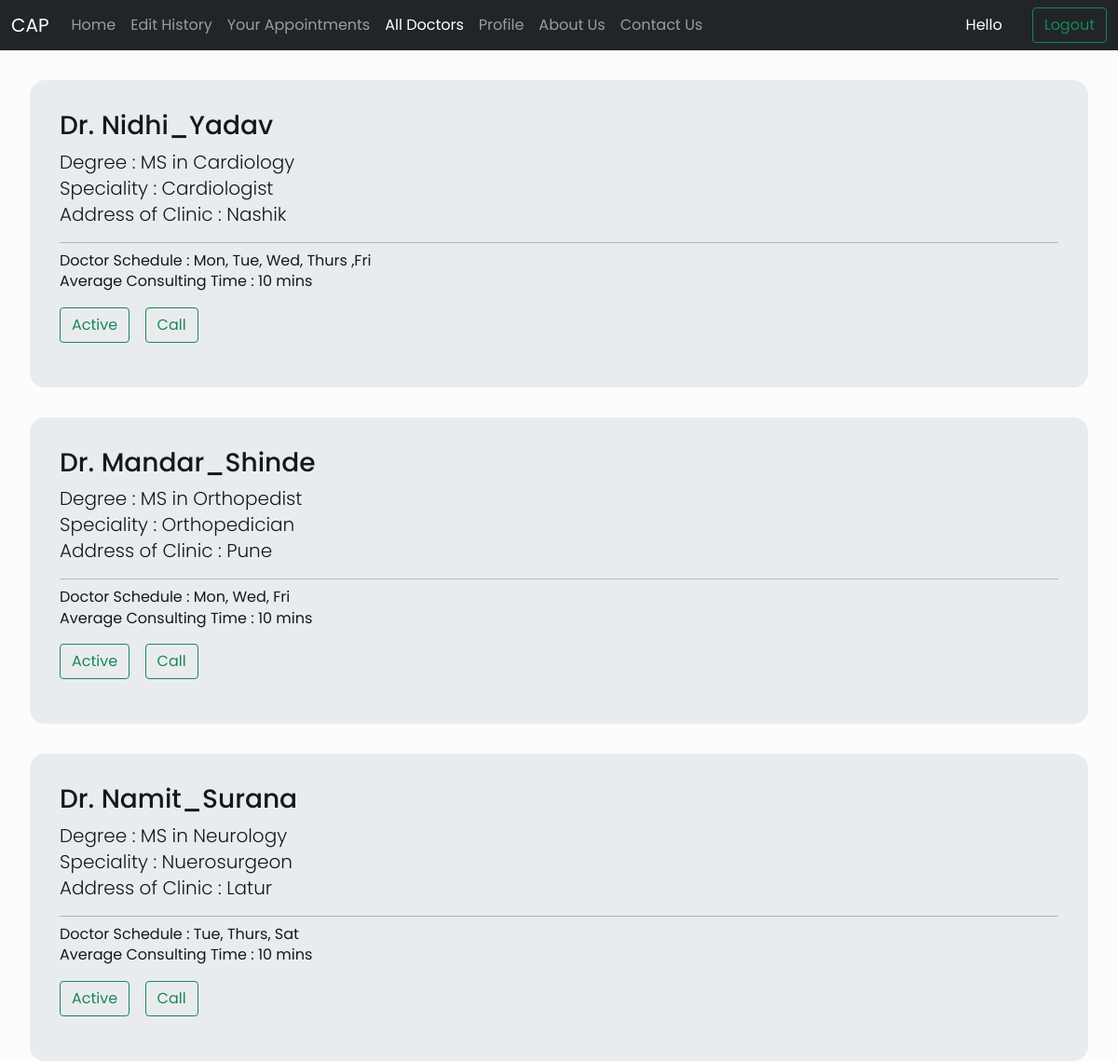
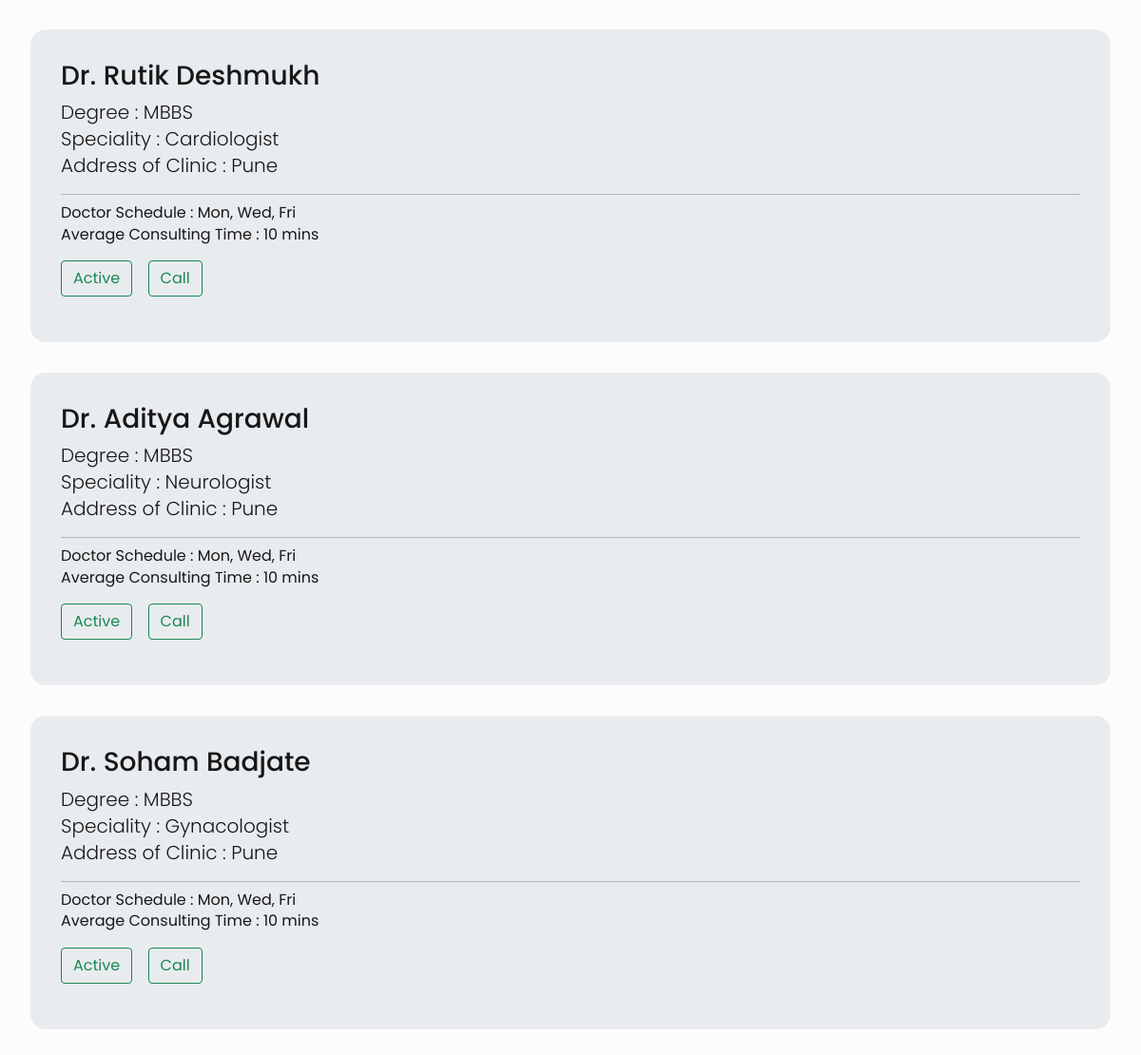
Screenshot of /alldoctors/ with the database file from the repository (2 pictures, top to bottom).
### doctorpanel/models.py (models this page shows, shortened)
class Doctor(models.Model):
    name = models.OneToOneField(User,on_delete=models.CASCADE)
    gender = models.CharField(max_length=10)
    address = models.TextField(null=True,blank=True)
    date_of_Birth = models.DateField(null=True,blank=True)
    phoneno = models.CharField(max_length=15)
    degree = models.CharField(max_length=200)
    speciality = models.CharField(max_length=100)
    status = models.CharField(default="Active",max_length=10)
    addedon = models.DateTimeField()

class Doctorschedule(models.Model):
    Doctor = models.OneToOneField(Doctor,on_delete=models.CASCADE)
    Daysavail = models.CharField(max_length=50)
    Startime = models.TimeField(null=True,blank=True)
    Endtime = models.TimeField(null=True,blank=True)
    averageconsultime = models.IntegerField(null=True,blank=True)
    lastime = models.TimeField(null=True,blank=True)

### panel/views.py (the view)
# urls.py: path('alldoctors/', views.alldoctors ,name="alldoctors"),
def alldoctors(request):
    drs = Doctor.objects.all()
    drschedule = Doctorschedule.objects.all()
    return render(request,'alldoctors.html',{'drs':drs,'drschedule':drschedule})

### templates/alldoctors.html (shortened to what this page needs)
<!doctype html>
<html lang="en">
<head>
    <link href="https://cdn.jsdelivr.net/npm/bootstrap@5.1.3/dist/css/bootstrap.min.css" rel="stylesheet"
>
</head>
<body>
    <nav class="navbar navbar-expand-lg navbar-dark bg-dark" style="z-index: 9999;">
        <div class="container-fluid">
            <a class="navbar-brand" href="{% url 'home' %}">CAP</a>
            <div class="collapse navbar-collapse" id="navbarSupportedContent">
                <ul class="navbar-nav me-auto mb-2 mb-lg-0">
                    <li class="nav-item">
                        <a class="nav-link" aria-current="page" href="{% url 'home' %}">Home</a>
                    </li>
                    <li class="nav-item">
                        <a class="nav-link" href="{% url 'edithistory' %}">Edit History</a>
                    </li>
                    <li class="nav-item">
                        <a class="nav-link" href="">Your Appointments</a>
                    </li>
                    <li class="nav-item">
                        <a class="nav-link active" href="{% url 'alldoctors' %}">All Doctors</a>
                    </li>
                    <li class="nav-item">
                        <a class="nav-link" href="">Profile</a>
                    </li>
                    <li class="nav-item">
                        <a class="nav-link" href="{% url 'aboutus' %}">About Us</a>
                    </li>
                    <li class="nav-item">
                        <a class="nav-link" href="{% url 'contactus' %}">Contact Us</a>
                    </li>
                </ul>
                <a class="nav-link active" style="color: #fff;margin: 0rem 1rem;">Hello {{user.username}}</span></a>
                <button type="button" class="btn btn-outline-success" data-bs-toggle="modal"
                    data-bs-target="#exampleModal">
                    Logout
                </button>
            </div>
        </div>
    </nav>
    {% for dr in drs %}
    <div class="jumbotron">
        <h3 class="display-7">Dr. {{dr.name}}</h3>
        <p class="lead"> Degree : {{dr.degree}} <br> Speciality : {{dr.speciality}} <br> Address of Clinic :
            {{dr.address}} <br></p>
        <hr class="my-2">
        {% for drs in drschedule %}
        {% if drs.Doctor == dr %}
        <p>Doctor Schedule : {{drs.Daysavail}} <br> Average Consulting Time : {{drs.averageconsultime}} mins </p>
        {% endif %}
        {% endfor %}
        <p class="lead">
            <button class="btn btn-outline-success btn">{{dr.status}}</button> &nbsp;
            <a class="btn btn-outline-success btn" href="tel:{{dr.phoneno}}" role="button">Call</a>
        </p>
    </div>
    {% endfor %}
</body>
</html>

### templates/alldoctors.html (style rules this page uses)
* { margin: 0; padding: 0; box-sizing: border-box; }
body { background: #fdfcfc; color: rgba(0, 0, 0, 0.9); font-family: "Poppins", sans-serif; font-size: 16px; line-height: 1.4; }
.jumbotron { background-color: #e9ecef; padding: 2rem; margin: 2rem; border-radius: 1rem; }

### rows the page displays
Doctor: name "Nidhi_Yadav", degree "MS in Cardiology", speciality "Cardiologist", address "Nashik", status "Active"
Doctorschedule: Daysavail "Mon, Tue, Wed, Thurs ,Fri", averageconsultime "10"
Doctor: name "Mandar_Shinde", degree "MS in Orthopedist", speciality "Orthopedician", address "Pune", status "Active"
Doctorschedule: Daysavail "Mon, Wed, Fri", averageconsultime "10"
Doctor: name "Namit_Surana", degree "MS in Neurology", speciality "Nuerosurgeon", address "Latur", status "Active"
Doctorschedule: Daysavail "Tue, Thurs, Sat", averageconsultime "10"
Doctor: name "Rutik Deshmukh", degree "MBBS", speciality "Cardiologist", address "Pune", status "Active"
Doctorschedule: Daysavail "Mon, Wed, Fri", averageconsultime "10"
Doctor: name "Aditya Agrawal", degree "MBBS", speciality "Neurologist", address "Pune", status "Active"
Doctorschedule: Daysavail "Mon, Wed, Fri", averageconsultime "10"
Doctor: name "Soham Badjate", degree "MBBS", speciality "Gynacologist", address "Pune", status "Active"
Doctorschedule: Daysavail "Mon, Wed, Fri", averageconsultime "10"
